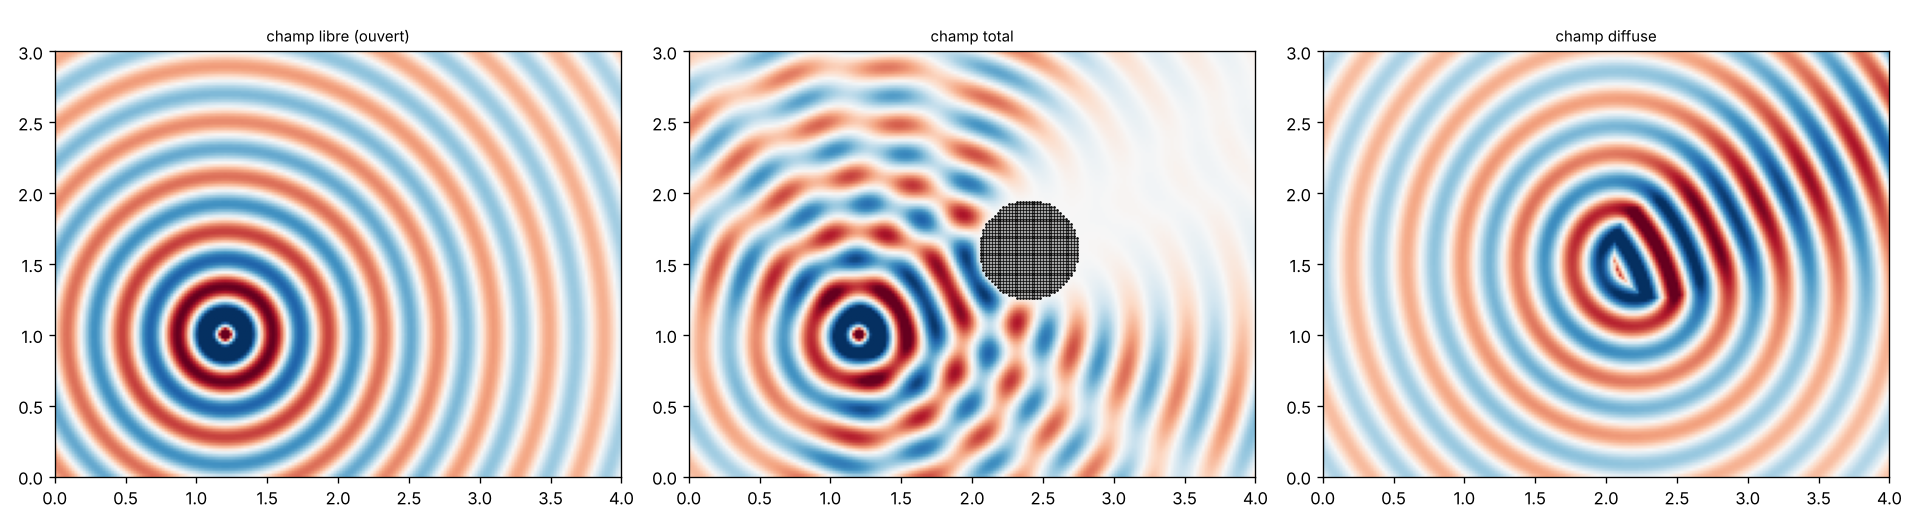

Python code for this plot:
"""Domaine ouvert sur TOUTES les faces (PML sur x et y) : diffusion d'une source par un obstacle conducteur, sans paroi parasite."""
import time, numpy as np, matplotlib; matplotlib.use("Agg"); import matplotlib.pyplot as plt
import gueye as gy
from gueye import recipes

pb = gy.problem(size=(4.0, 3.0), cells=(200, 150), k=16.0, bc=[(("P", 16, 1e-8),) * 2, (("P", 16, 1e-8),) * 2])
src = (1.2, 1.0)
t0 = time.perf_counter()
tot, (Sy, Sx) = recipes.dirichlet_obstacle(pb, src, lambda x, y: np.hypot(x - 2.4, y - 1.6) < 0.35)
print(f"{len(Sy)} noeuds d'obstacle, domaine ouvert 4 faces : {time.perf_counter() - t0:.1f} s")
free = pb.green(src)
fig, ax = plt.subplots(1, 3, figsize=(16, 4.4))
for a_, g, nm in zip(ax, (free, tot, tot - free), ("champ libre (ouvert)", "champ total", "champ diffuse")):
    v = np.percentile(np.abs(g.real), 99); a_.imshow(g.real, origin="lower", extent=[0, 4, 0, 3], cmap="RdBu_r", vmin=-v, vmax=v); a_.set_title(nm, fontsize=9)
ax[1].plot(pb.axes[0][Sx], pb.axes[1][Sy], "k.", ms=1.2)
plt.tight_layout(); plt.savefig("ex5_ouvert_complet.png", dpi=120)
